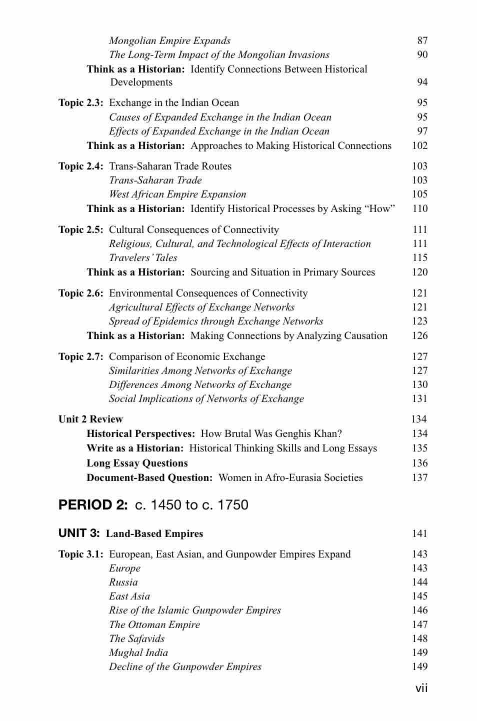
#> input picture Xerox Case/document.jpg, 954 x 1441 px (shown at 1/2 size)
$ jupyter execute xerox_case.ipynb
#> lines starting #> are read from the running program, lines starting #| are printed output that depends on the picture; after the words box and inside, x2 and y2 are one past the last pixel; in counts of white or black regions, pixels touching at a corner belong together
[cell 1]
# ============================================================
# PATTERN SUBSTITUTION / SYMBOL GROUPING FROM IMAGE
# ============================================================

import cv2
import numpy as np
import matplotlib.pyplot as plt
import os

# ------------------------------------------------------------
# MAIN FUNCTION
# ------------------------------------------------------------
def solve_pattern_substitution(image_path, threshold=0.15):

    # ---------- 1. CHECK IMAGE PATH ----------
#> called with image_path = 'document.jpg', threshold = 0.15
    if not os.path.exists(image_path):
        print("❌ Image path is wrong. File not found!")
        return None, 0

    # ---------- 2. LOAD IMAGE (GRAYSCALE) ----------
    img = cv2.imread(image_path, cv2.IMREAD_GRAYSCALE)
#> img is the input picture: shape (1441, 954); min 0, max 255, mean 242.4
    print("✅ Image loaded successfully")

    # ---------- 3. CONVERT TO BINARY ----------
    _, binary = cv2.threshold(img, 127, 255, cv2.THRESH_BINARY_INV)
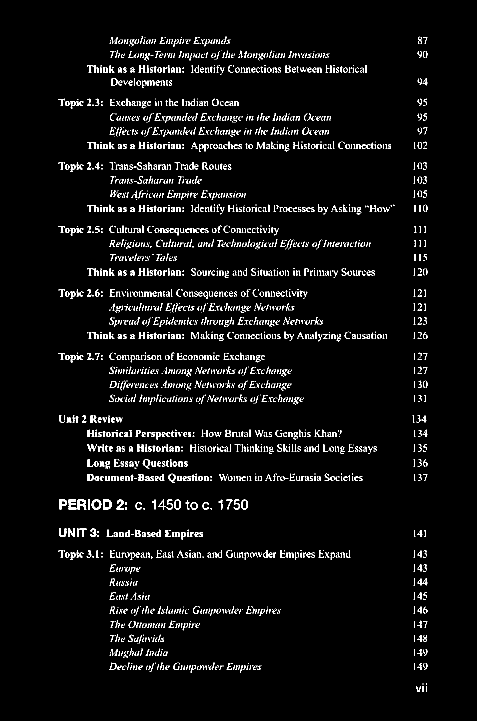
#> binary: shape (1441, 954) (shown at 1/2 size); 4.1% white in thin lines or dots, all inside (x1, y1, x2, y2) = (117, 73, 855, 1384)

    # ---------- 4. FIND CONNECTED COMPONENTS ----------
    num_labels, labels, stats, centroids = cv2.connectedComponentsWithStats(binary, connectivity=8)
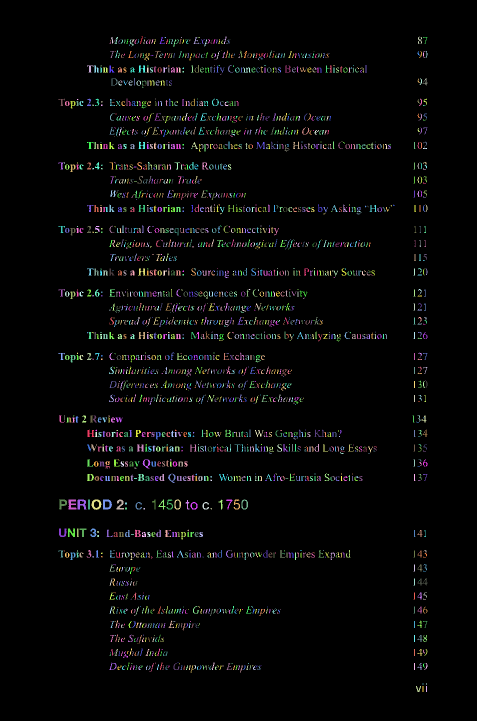
#> labels: shape (1441, 954) int32 (shown at 1/2 size); 2645 distinct labels, from 0 to 2644; one colour per label, 0 black
#> num_labels = 2645; stats = 2645 rows, first 6: [0, 0, 954, 1441, 1318926], [280, 73, 6, 15, 25], [448, 73, 5, 15, 28], [836, 73, 8, 15, 55], [222, 74, 5, 14, 28], [229, 74, 7, 14, 33]; centroids = 2645 pairs, first value 120.9 to 853, second value 74.17 to 1377.5

    components = []

    for i in range(1, num_labels):  # Skip background
        x, y, w, h, area = stats[i]

        if area < 5:   # remove small noise
            continue

        roi = binary[y:y+h, x:x+w]
        resized = cv2.resize(roi, (20, 20), interpolation=cv2.INTER_AREA)

        components.append({
            "bbox": (x, y, w, h),
            "original": roi,
            "resized": resized,
            "group": -1
        })
#> this loop made 2644 passes
#> pass 1, in solve_pattern_substitution, `resized = cv2.resize(roi, (20, 20), interpolation=cv2.INTER_AREA)`:
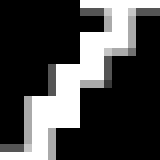
#> resized: shape (20, 20) (shown 8 times larger); min 0, max 255, mean 70.8
#> pass 2, in solve_pattern_substitution, `resized = cv2.resize(roi, (20, 20), interpolation=cv2.INTER_AREA)`:
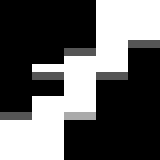
#> resized: shape (20, 20) (shown 8 times larger); min 0, max 255, mean 95.2
#> pass 3, in solve_pattern_substitution, `resized = cv2.resize(roi, (20, 20), interpolation=cv2.INTER_AREA)`:
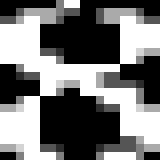
#> resized: shape (20, 20) (shown 8 times larger); min 0, max 255, mean 116.9
#> after the loop, components = 2115 items

    print(f"✅ Detected {len(components)} symbols")
#| ✅ Detected 2115 symbols

    # ---------- 5. GROUP SIMILAR SYMBOLS ----------
    prototypes = []

    for comp in components:
        matched = False

        for proto_img, proto_id in prototypes:
            diff = cv2.absdiff(comp["resized"], proto_img)
            mse = np.mean(diff) / 255.0

            if mse < threshold:
                comp["group"] = proto_id
                matched = True
                break

        if not matched:
            new_id = len(prototypes)
            prototypes.append((comp["resized"], new_id))
            comp["group"] = new_id
#> diff: shape (20, 20); every value is 0
#> after the loop, prototypes = 452 items

    print(f"✅ Found {len(prototypes)} unique symbol types")
#| ✅ Found 452 unique symbol types

    # ---------- 6. RECONSTRUCT IMAGE ----------
    reconstructed = np.ones_like(img) * 255

    for comp in components:
        x, y, w, h = comp["bbox"]

        proto_roi = next(c["original"] for c in components if c["group"] == comp["group"])
        proto_resized = cv2.resize(proto_roi, (w, h), interpolation=cv2.INTER_AREA)

        reconstructed[y:y+h, x:x+w] = cv2.bitwise_not(proto_resized)
#> this loop made 2115 passes
#> (x, y, w, h) on passes 1 to 3: (280, 73, 6, 15), (448, 73, 5, 15), (836, 73, 8, 15)
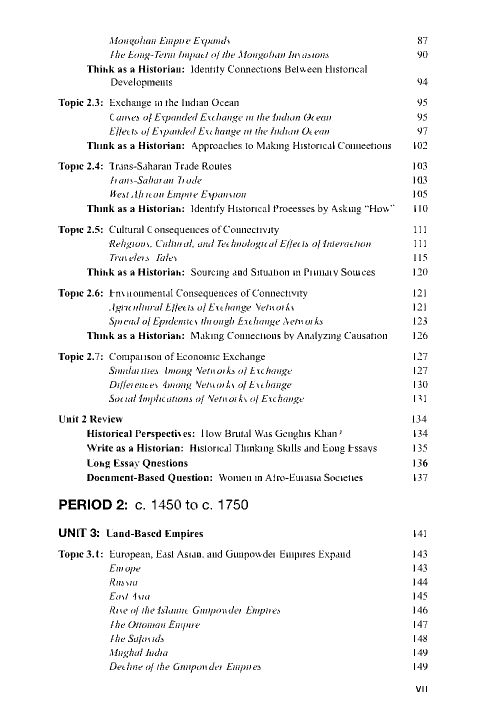
#> reconstructed: shape (1441, 954) (shown at 1/2 size); min 0, max 255, mean 244.8

    return reconstructed, len(prototypes)


# ------------------------------------------------------------
# EXECUTION PART (ONLY CHANGE IMAGE PATH HERE)
# ------------------------------------------------------------

IMAGE_PATH = "document.jpg"   # 👈 CHANGE ONLY THIS LINE

THRESHOLD = 0.15   # lower = strict, higher = more merging

result, groups = solve_pattern_substitution(IMAGE_PATH, THRESHOLD)

if result is not None:
    print(f"\n🎯 Total unique detected patterns: {groups}")
#| 🎯 Total unique detected patterns: 452

    original = cv2.imread(IMAGE_PATH, cv2.IMREAD_GRAYSCALE)

    plt.figure(figsize=(12,6))

    plt.subplot(1,2,1)
    plt.title("Original Image")
    plt.imshow(original, cmap="gray")
    plt.axis("off")

    plt.subplot(1,2,2)
    plt.title("Reconstructed Image")
    plt.imshow(result, cmap="gray")
    plt.axis("off")

    plt.tight_layout()
    plt.show()

[cell 2]
# ============================================================
# PATTERN SUBSTITUTION / SYMBOL GROUPING FROM IMAGE
# WITH CHANGE HIGHLIGHTING
# ============================================================

import cv2
import numpy as np
import matplotlib.pyplot as plt
import os

# ------------------------------------------------------------
# MAIN FUNCTION
# ------------------------------------------------------------
def solve_pattern_substitution(image_path, threshold=0.15):

#> called with image_path = 'document.png', threshold = 0.15
    if not os.path.exists(image_path):
        print("❌ Image path is wrong. File not found!")
        return None, None, 0

    img = cv2.imread(image_path, cv2.IMREAD_GRAYSCALE)
    print("✅ Image loaded successfully")

    _, binary = cv2.threshold(img, 127, 255, cv2.THRESH_BINARY_INV)

    num_labels, labels, stats, centroids = cv2.connectedComponentsWithStats(binary, connectivity=8)

    components = []

    for i in range(1, num_labels):
        x, y, w, h, area = stats[i]
        if area < 5:
            continue

        roi = binary[y:y+h, x:x+w]
        resized = cv2.resize(roi, (20, 20), interpolation=cv2.INTER_AREA)

        components.append({
            "bbox": (x, y, w, h),
            "original": roi,
            "resized": resized,
            "group": -1
        })

    print(f"✅ Detected {len(components)} symbols")
#| ✅ Detected 2115 symbols

    # ---------- GROUPING ----------
    prototypes = []

    for comp in components:
        matched = False
        for proto_img, proto_id in prototypes:
            diff = cv2.absdiff(comp["resized"], proto_img)
            mse = np.mean(diff) / 255.0

            if mse < threshold:
                comp["group"] = proto_id
                matched = True
                break

        if not matched:
            new_id = len(prototypes)
            prototypes.append((comp["resized"], new_id))
            comp["group"] = new_id

    print(f"✅ Found {len(prototypes)} unique symbol types")
#| ✅ Found 452 unique symbol types

    # ---------- RECONSTRUCTION ----------
    reconstructed = np.ones_like(img) * 255

    for comp in components:
        x, y, w, h = comp["bbox"]
        proto_roi = next(c["original"] for c in components if c["group"] == comp["group"])
        proto_resized = cv2.resize(proto_roi, (w, h), interpolation=cv2.INTER_AREA)
        reconstructed[y:y+h, x:x+w] = cv2.bitwise_not(proto_resized)

    return img, reconstructed, len(prototypes)


# ------------------------------------------------------------
# EXECUTION
# ------------------------------------------------------------

IMAGE_PATH = "document.png"   # 👈 change path here
THRESHOLD = 0.15

original, result, groups = solve_pattern_substitution(IMAGE_PATH, THRESHOLD)

if result is not None:

    print(f"\n🎯 Total unique detected patterns: {groups}")
#| 🎯 Total unique detected patterns: 452

    # ---------- CHANGE DET says ----------
    diff = cv2.absdiff(original, result)
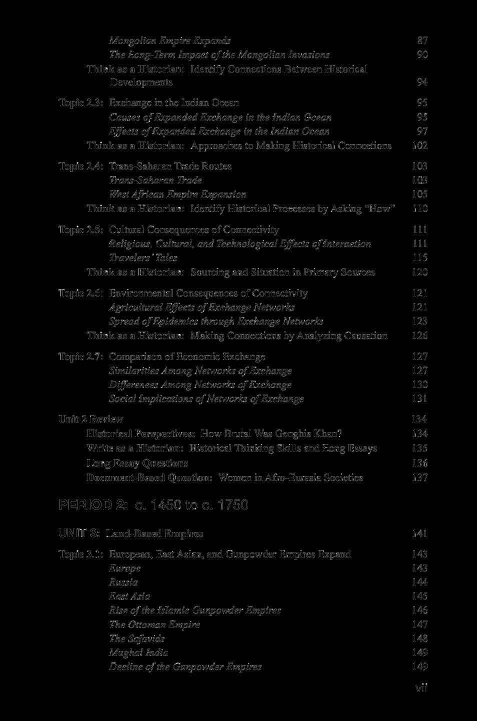
#> diff: shape (1441, 954) (shown at 1/2 size); min 0, max 255, mean 6.5
    _, diff_mask = cv2.threshold(diff, 30, 255, cv2.THRESH_BINARY)
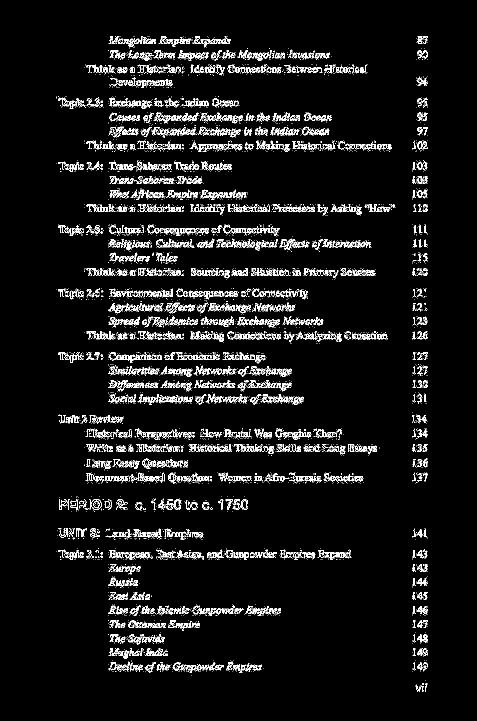
#> diff_mask: shape (1441, 954) (shown at 1/2 size); 6.1% white in thin lines or dots, all inside (x1, y1, x2, y2) = (112, 72, 856, 1384)

    # Convert original to color
    highlight = cv2.cvtColor(original, cv2.COLOR_GRAY2BGR)

    # Highlight changes in RED
    highlight[diff_mask == 255] = [0, 0, 255]
#> highlight: shape (1441, 954, 3); 6.06% of pixels changed, all inside (x1, y1, x2, y2) = (112, 72, 856, 1384)

    # ---------- DISPLAY ----------
    plt.figure(figsize=(18,6))

    plt.subplot(1,3,1)
    plt.title("Original Image")
    plt.imshow(original, cmap="gray")
    plt.axis("off")

    plt.subplot(1,3,2)
    plt.title("Reconstructed Image")
    plt.imshow(result, cmap="gray")
    plt.axis("off")

    plt.subplot(1,3,3)
    plt.title("Highlighted Changes (RED)")
    plt.imshow(cv2.cvtColor(highlight, cv2.COLOR_BGR2RGB))
    plt.axis("off")

    plt.tight_layout()
    plt.show()
#> (the rest of the program and of its run is left out)
